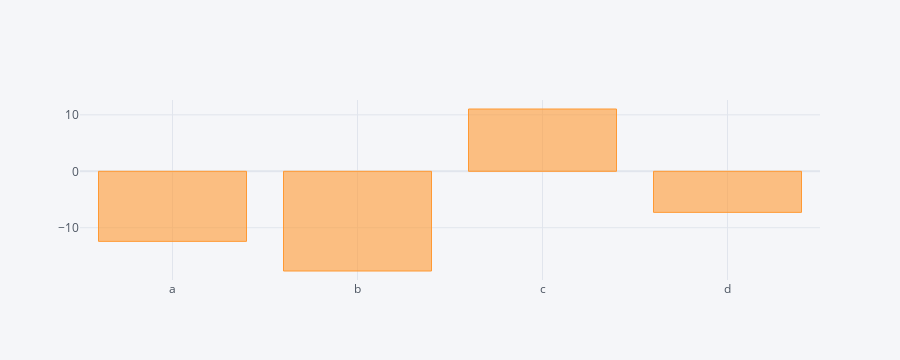

Notebook code cell kept with this figure:
### Code cell
# Suma las columnas y crea un gráfico de barras con el resultado
dataframe.sum().iplot(kind='bar')

### Figure 1 — Plotly figure (JSON) as saved in the notebook; plotly's stock layout.template omitted (floating-point values rounded to 4 significant figures)
{"data": [{"marker": {"color": "rgba(255, 153, 51, 0.6)", "line": {"color": "rgba(255, 153, 51, 1.0)", "width": 1}}, "name": "None", "orientation": "v", "text": "", "type": "bar", "x": ["a", "b", "c", "d"], "y": [-12.41, -17.66, 11.04, -7.273]}], "layout": {"height": 360, "legend": {"bgcolor": "#F5F6F9", "font": {"color": "#4D5663"}}, "paper_bgcolor": "#F5F6F9", "plot_bgcolor": "#F5F6F9", "title": {"font": {"color": "#4D5663"}}, "xaxis": {"autorange": true, "gridcolor": "#E1E5ED", "range": [-0.5, 3.5], "showgrid": true, "tickfont": {"color": "#4D5663"}, "title": {"font": {"color": "#4D5663"}, "text": ""}, "type": "category", "zerolinecolor": "#E1E5ED"}, "yaxis": {"autorange": true, "gridcolor": "#E1E5ED", "range": [-19.26, 12.63], "showgrid": true, "tickfont": {"color": "#4D5663"}, "title": {"font": {"color": "#4D5663"}, "text": ""}, "type": "linear", "zerolinecolor": "#E1E5ED"}}}
